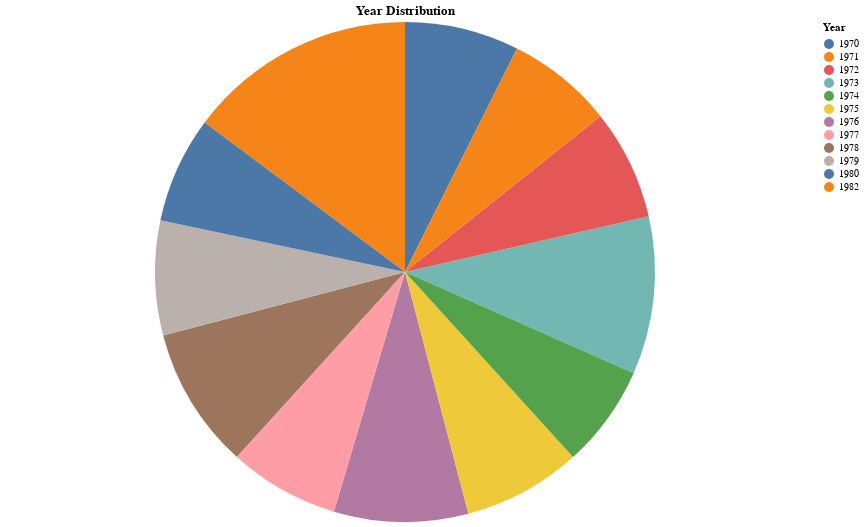

Notebook cell for this chart:
### Code cell
alt.Chart(count_unique_categories(df, "Year")).mark_arc().encode(
    theta="Count:Q",
    color="Year:N",
    tooltip=['Year', 'Count', 'Proportion (%):Q'],
).properties(
    title='Year Distribution',
    width=800,  # Adjust the width of the chart
    height=500  # Adjust the height of the chart
).interactive()

### Figure 1 — Vega-Lite specification as saved in the notebook (floating-point values rounded to 4 significant figures)
{"$schema": "https://vega.github.io/schema/vega-lite/v5.16.3.json", "config": {"view": {"continuousHeight": 300, "continuousWidth": 300}}, "data": {"name": "data-1ed4b879e38112fc869c17fb2d66b663"}, "datasets": {"data-1ed4b879e38112fc869c17fb2d66b663": [{"Count": 58, "Proportion (%)": 14.8, "Year": "1982"}, {"Count": 40, "Proportion (%)": 10.2, "Year": "1973"}, {"Count": 36, "Proportion (%)": 9.184, "Year": "1978"}, {"Count": 34, "Proportion (%)": 8.673, "Year": "1976"}, {"Count": 30, "Proportion (%)": 7.653, "Year": "1975"}, {"Count": 29, "Proportion (%)": 7.398, "Year": "1970"}, {"Count": 29, "Proportion (%)": 7.398, "Year": "1979"}, {"Count": 28, "Proportion (%)": 7.143, "Year": "1972"}, {"Count": 28, "Proportion (%)": 7.143, "Year": "1977"}, {"Count": 27, "Proportion (%)": 6.888, "Year": "1971"}, {"Count": 27, "Proportion (%)": 6.888, "Year": "1980"}, {"Count": 26, "Proportion (%)": 6.633, "Year": "1974"}]}, "encoding": {"color": {"field": "Year", "type": "nominal"}, "theta": {"field": "Count", "type": "quantitative"}, "tooltip": [{"field": "Year", "type": "nominal"}, {"field": "Count", "type": "quantitative"}, {"field": "Proportion (%)", "type": "quantitative"}]}, "height": 500, "mark": {"type": "arc"}, "params": [{"bind": "scales", "name": "param_2", "select": {"encodings": ["x", "y"], "type": "interval"}}], "title": "Year Distribution", "width": 800}
